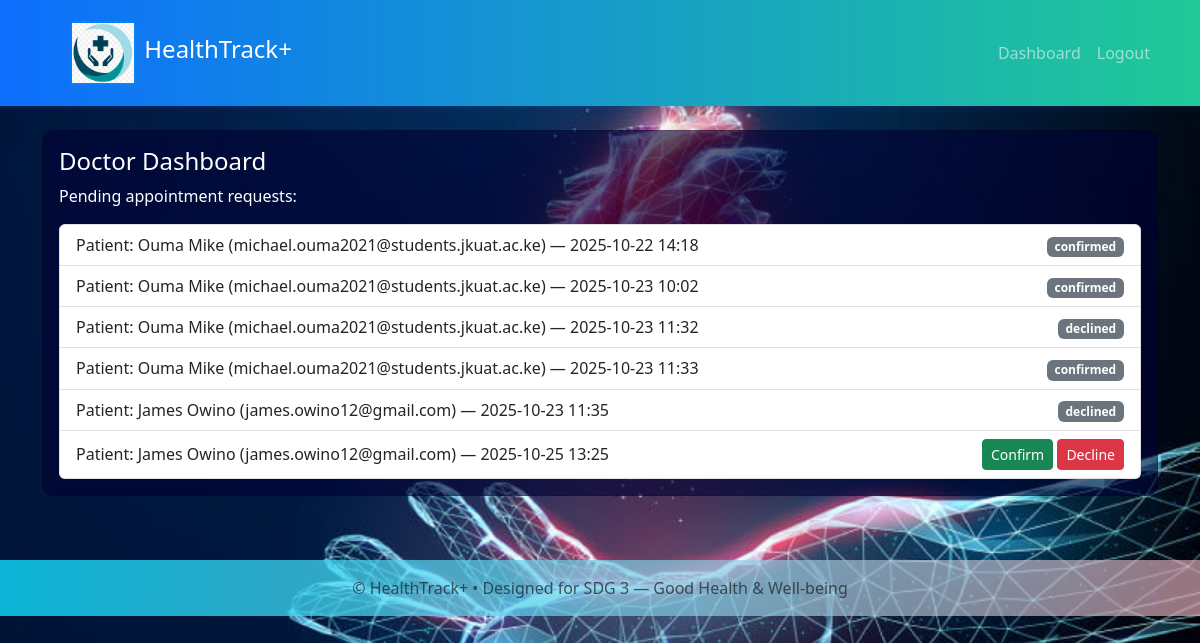
The app's page /dashboard (signed in) with its own data.
### models.py (models this page shows)
class Appointment(db.Model):
    __tablename__ = "appointments"
    id = db.Column(db.Integer, primary_key=True)
    patient_id = db.Column(db.Integer, db.ForeignKey("users.id"))
    doctor_id = db.Column(db.Integer, db.ForeignKey("users.id"), nullable=True)
    date = db.Column(db.Date)
    time = db.Column(db.String(20))
    status = db.Column(db.String(20), default="pending")  # pending, confirmed, completed
    created_at = db.Column(db.DateTime, default=datetime.utcnow)
    patient = db.relationship("User", foreign_keys=[patient_id])
    doctor = db.relationship("User", foreign_keys=[doctor_id])

class User(UserMixin, db.Model):
    __tablename__ = "users"
    id = db.Column(db.Integer, primary_key=True)
    name = db.Column(db.String(150))
    email = db.Column(db.String(150), unique=True, nullable=False)
    password = db.Column(db.String(200), nullable=False)  # hashed
    role = db.Column(db.String(20), default="patient")    # 'patient' or 'doctor' or 'admin'
    created_at = db.Column(db.DateTime, default=datetime.utcnow)

### app.py (the view, shortened to what this page needs)
@app.route('/dashboard')
@login_required
def dashboard():
    user_id = current_user.id
    if current_user.role == "doctor":
        appointments = Appointment.query.filter_by(doctor_id=user_id).all()
        return render_template("dashboard_doctor.html", appointments=appointments)

### app.py (called while the page is built)
@login_manager.user_loader
def load_user(user_id):
    return User.query.get(int(user_id))

### templates/dashboard_doctor.html
{% extends "base.html" %}
{% block content %}
  <div class="card">
    <div class="card-body">
      <h4>Doctor Dashboard</h4>
      <p>Pending appointment requests:</p>
      {% if appointments %}
        <ul class="list-group">
          {% for a in appointments %}
            <li class="list-group-item d-flex justify-content-between align-items-center">
              Patient: {{ a.patient.name }} ({{ a.patient.email }}) — {{ a.date }} {{ a.time }}
              <div>
                {% if a.status == 'pending' %}
                  <a href="{{ url_for('confirm', appt_id=a.id) }}" class="btn btn-sm btn-success">Confirm</a>
                  <a href="{{ url_for('decline', appt_id=a.id) }}" class="btn btn-sm btn-danger">Decline</a>
                {% else %}
                  <span class="badge bg-secondary">{{ a.status }}</span>
                {% endif %}
              </div>
            </li>
          {% endfor %}
        </ul>
      {% else %}
        <p class="text-muted">No appointments yet.</p>
      {% endif %}
    </div>
  </div>
{% endblock %}

### templates/base.html (shortened to what this page needs)
<!doctype html>
<html lang="en">
<head>
  <link href="https://cdn.jsdelivr.net/npm/bootstrap@5.3.0/dist/css/bootstrap.min.css" rel="stylesheet">
  <link rel="stylesheet" href="{{ url_for('static', filename='css/style.css') }}">
</head>
<body>
  <nav class="navbar navbar-expand-lg navbar-dark header-health">
    <div class="container">
      <header class="header">
    <div class="logo-container">
        <img src="../static/image/favicon.png" alt="HealthTrack+ Logo" class="brand-logo">
        <h1 class="brand-title">
             HealthTrack+
        </h1>
    </div>
  </header>
      <div class="collapse navbar-collapse">
        <ul class="navbar-nav ms-auto">
          {% if current_user.is_authenticated %}
            <li class="nav-item"><a class="nav-link" href="{{ url_for('dashboard') }}">Dashboard</a></li>
            <li class="nav-item"><a class="nav-link" href="{{ url_for('logout') }}">Logout</a></li>
          {% else %}
            <li class="nav-item"><a class="nav-link" href="{{ url_for('login') }}">Login</a></li>
            <li class="nav-item"><a class="nav-link" href="{{ url_for('register') }}">Register</a></li>
          {% endif %}
        </ul>
      </div>
    </div>
  </nav>
  <main class="container py-4">
    {% block content %}{% endblock %}
  </main>
  <footer class="text-center py-3 text-muted">
    © HealthTrack+ • Designed for SDG 3 — Good Health & Well-being
  </footer>
</body>
</html>

### static/css/style.css (style rules this page uses)
.header-health { background: linear-gradient(90deg, #0d6efd 0%, #20c997 100%); box-shadow: 0 2px 6px rgba(13,110,253,0.12); }
body { font-family: "Segoe UI", Roboto, -apple-system, "Helvetica Neue", Arial; background-image: url(../image/heart.jpg); background-size: cover; background-repeat: no-repeat; background-position: center center; background-attachment: fixed; }
.card { border-radius: 12px; background-color: rgba(0, 0, 50, 0.6); color: white; }
footer { background-image: linear-gradient( 90deg, rgba(13, 220, 253, 0.8) 0%, rgba(255, 192, 203, 0.6) 100% ); margin-top: 40px; color: #333; }
.card-body { background-color: transparent !important; }
.header { display: flex; align-items: center; justify-content: space-between; padding: 15px 30px; }
.logo-container { display: flex; align-items: center; }
.brand-logo { height: 60px; width: auto; margin-right: 10px; filter: drop-shadow(0 0 2px rgba(0, 180, 255, 0.5)); }
.brand-title { font-size: 1.5em; color: white; }

### records on screen
Appointment: patient.name "Ouma Mike", patient.email "michael.ouma2021@students.jkuat.ac.ke", date "2025-10-22", time "14:18", status "confirmed"
Appointment: patient.name "Ouma Mike", patient.email "michael.ouma2021@students.jkuat.ac.ke", date "2025-10-23", time "10:02", status "confirmed"
Appointment: patient.name "Ouma Mike", patient.email "michael.ouma2021@students.jkuat.ac.ke", date "2025-10-23", time "11:32", status "declined"
Appointment: patient.name "Ouma Mike", patient.email "michael.ouma2021@students.jkuat.ac.ke", date "2025-10-23", time "11:33", status "confirmed"
Appointment: patient.name "James Owino", patient.email "james.owino12@gmail.com", date "2025-10-23", time "11:35", status "declined"
Appointment: patient.name "James Owino", patient.email "james.owino12@gmail.com", date "2025-10-25", time "13:25"
